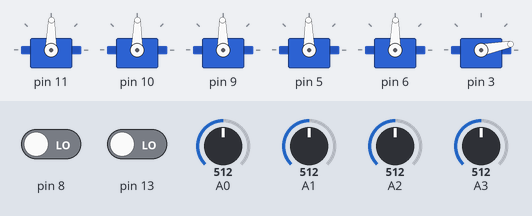
Bench run of a sketch on a simulated Arduino Uno, built with avr-gcc and run on an emulated ATmega328P. On the bench: 6 × servo. The test bench sets the inputs (shaded band); at power-on: A0 = 512, A1 = 512, A2 = 512, pin 8 LOW, pin 13 LOW, A3 = 512.

Above: at 7.2 s.
7.3 s: A0 set to 621
8.8 s: A0 set to 651
At 9.25 s:
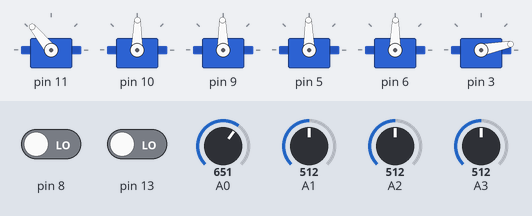
At 10.9 s:
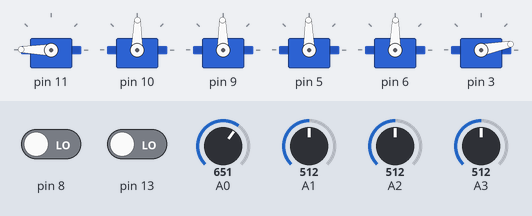
11.2 s: A1 set to 630
12.7 s: A1 set to 655
At 14.2 s:
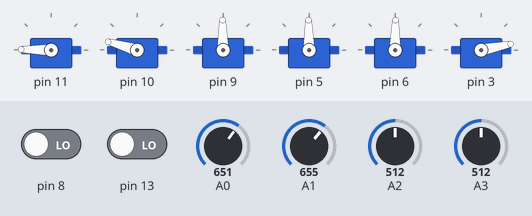
15.0 s: A2 set to 631
16.5 s: A2 set to 657
At 18.1 s:
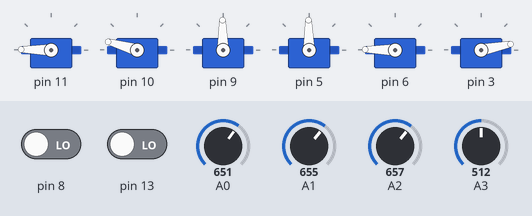
Timing chart, 0 to 19.6 s (numbered marks = the images above; inputs shaded):
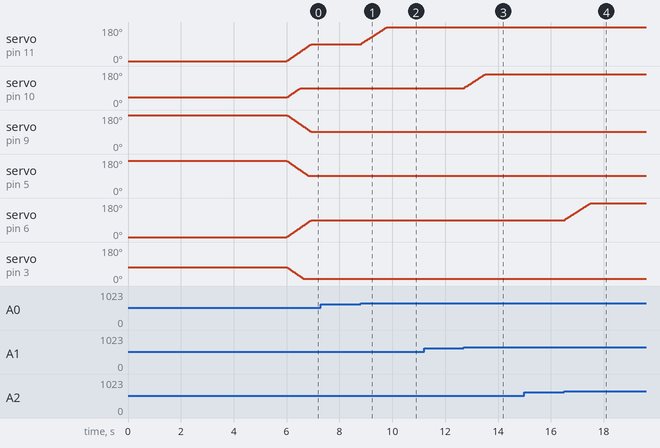

Measured:
- the behaviour switches between 638 and 639 on A0 (found by bisection; images 0 and 1)
- the behaviour switches between 638 and 639 on A1 (found by bisection; images 2 and 3)
- the behaviour switches between 638 and 639 on A2 (found by bisection; images 3 and 4)
- after the input at 7.3 s, every drawn part: stays the same
- after the input at 8.8 s, servo on pin 11: moves from 89° to 179° over 0.98 s, starting at once
- after the input at 11.2 s, every drawn part: stays the same
- after the input at 12.7 s, servo on pin 10: moves from 89° to 164° over 0.82 s, starting at once
- after the input at 15.0 s, every drawn part: stays the same
- after the input at 16.5 s, servo on pin 6: moves from 89° to 179° over 0.98 s, starting at once

The sketch:

robot_arm_game.ino
```cpp
#include "joystick.h"
#include "robot_arm.h"

// get the classes
JoyStick stick1 = JoyStick(0, 1, 8);
JoyStick stick2 = JoyStick(2, 3, 13);
RobotArm arm = RobotArm();

void setup() {

  // sets up parts to be used
  stick1.setup();
  stick2.setup();
  arm.setup();

};

void loop() {

  // reads the 3 values of the joysticks
  stick1.readValues();
  stick2.readValues();
  arm.changePositon(stick1.x, stick1.y, stick1.z, stick2.x, stick2.y, stick2.z);

};
```

joystick.cpp
```cpp
#include <Arduino.h>
#include "joystick.h"

// defines which variables are going to be used
JoyStick::JoyStick(int JoyStick_X, int JoyStick_Y, int JoyStick_Z) {

  this->JoyStick_X = JoyStick_X;
  this->JoyStick_Y = JoyStick_Y;
  this->JoyStick_Z = JoyStick_Z;

};

// sets the pin mode
void JoyStick::setup() {

  pinMode(JoyStick_Z, INPUT);

};

// gets the values for the arm
void JoyStick::readValues() {

  // reads the values between 0 - 1023
  x = analogRead(JoyStick_X);
  y = analogRead(JoyStick_Y);

  // flips the arm value
  z = digitalRead(JoyStick_Z);
  z = !z;

};
```

joystick.h
```cpp
class JoyStick {

  public:

    JoyStick(int JoyStick_X, int JoyStick_Y, int JoyStick_Z);

    void setup();
    void readValues();

    int x,y,z; // positions of the joystick

  private:

    int JoyStick_X; //x
    int JoyStick_Y; //y
    int JoyStick_Z; //key

};
```

robot_arm.cpp
```cpp
#include <Arduino.h>
#include <Braccio.h>
#include <Servo.h>
#include "robot_arm.h"

Servo base;
Servo shoulder;
Servo elbow;
Servo wrist_rot;
Servo wrist_ver;
Servo gripper;

void RobotArm::setup() {

  Braccio.begin();

};

// changes the internal position of the arm to then actually move the arm
void RobotArm::changePositon(int x1, int y1, int z1, int x2, int y2, int z2) {

  positionBase = stickMove(x1, positionBase, 180, 0);
  positionShoulder = stickMove(y1, positionShoulder, 165, 15);
  positionElbow = stickMove(y2, positionElbow, 180, 0);
  positionWristVer = stickMove(x2, positionWristVer, 180, 0);
  positionGripper = stickClick(z1, z2, positionGripper, 73, 10);

  // the function that moves the arm
  Braccio.ServoMovement(positionDelay, positionBase, positionShoulder, positionElbow, positionWristRot, positionWristVer, positionGripper);

};

// when the sticks are clicked either open or close gripper
int RobotArm::stickClick(int stick1, int stick2, int positionSection, int maxDegree, int minDegree) {

  // close gripper
  if(stick1 == 1) {

    positionSection++ ;

    if(positionSection >= maxDegree) {

      positionSection = 73;

    };

  };

  // open gripper
  if(stick2 == 1) {

    positionSection-- ;

    if(positionSection <= minDegree) {

      positionSection = 10;

    };

  };

  return positionSection;

};

// function for stick movement
int RobotArm::stickMove(int n, int positionSection, int maxDegree, int minDegree) {

  // if moved to high then increase position
  if (n >= (511 + 128)) {

    positionSection += 10;

    if (positionSection >= maxDegree) {

      positionSection = maxDegree;

    };

  };

  // if moved to low decrease position
  if (n <= (511 - 128)) {

    positionSection -= 10;

    if (positionSection <= minDegree) {

      positionSection = minDegree;

    };

  };

  return positionSection;

};
```

robot_arm.h
```cpp
class RobotArm {

  public:

    void setup();
    void changePositon(int x1, int y1, int z1, int x2, int y2, int z2);
    int stickClick(int stick1, int stick2, int positionSection, int maxDegree, int minDegree);
    int stickMove(int n, int positionSection, int maxDegree, int minDegree);

  private:

    int positionDelay = 10;
    int positionBase = 90;
    int positionShoulder = 90;
    int positionElbow = 90;
    int positionWristRot = 90;
    int positionWristVer = 90;
    int positionGripper = 10;

};
```
